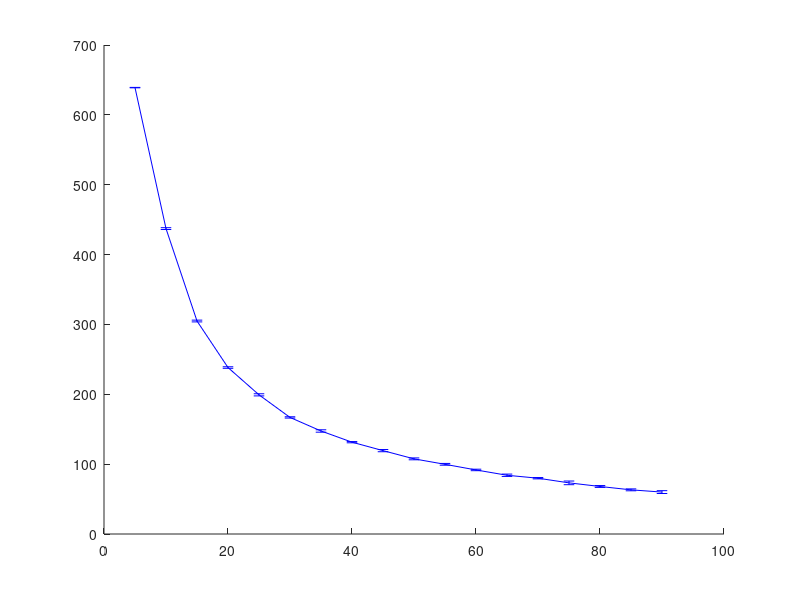

Write the MATLAB code that produced this figure. (Note: this script raises an error after producing the figure.)
clear all
close all
clc

load('ir_data.mat')

figure, hold on
errorbar(long_range(:,1),long_range(:,2),long_range(:,3),'-b','LineWidth',2);
errorbar(short_range(:,1),short_range(:,2),short_range(:,3),'-r','LineWidth',2);
xlabel('Obstacle position [cm]')
ylabel('Analog signal (a.u.)')
legend('Long-range IR', 'Short-range IR')
